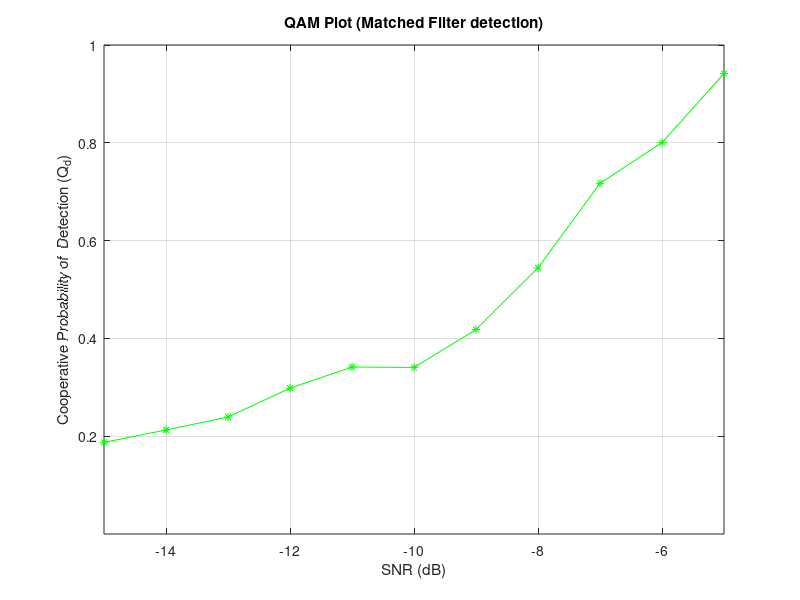
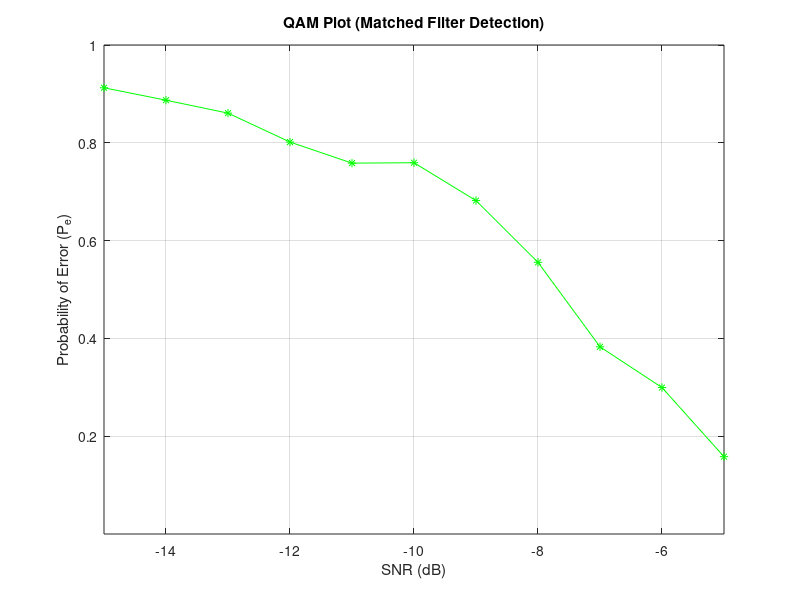

Reproduce these figures in MATLAB, in order.
%QAMg4
clc
clear all
close all

format long

N = 200;  
%snr_dB =-8; %dB
%snr = 10.^(snr_dB./10);
Pf = 0.01:0.01:1;
uc = 0.1;
%% BPSK Signal

m = 64;                                                % 64-QAM
k = log2(m);                                           % Number of bits per symbol
AmI = 0.53945;                                         % amplitude level corresponding to phi1
AmQ = 0.53945;                                         % amplitude level corresponding to phi2
L=1500;
data = round(rand(1,L));                               % Data sequence
uni2bip=2*data-1;                                      % Convert unipolar to bipolar
T=1;                                                   % Bit duration
Eb=T/2;                                                % This will result in unit amplitude waveforms
Ep = sqrt(Eb * (2^k - 1) * 1.5);                       % Peak energy value
fc=3/T;                                                % Carrier frequency
t=linspace(0,5,1500);                                  % discrete time sequence between 0 and 5*T (15000 samples)
K=length(t);                                           % Number of samples
Nsb=K/length(data);                                    % Number of samples per bit
dd=repmat(data',1,Nsb);                                % replicate each bit Nsb times
bb=repmat(uni2bip',1,Nsb); dw=dd';                     % Transpose the rows and columns
dw=dw(:)'; 

%------ Convert dw to a column vector (colum by column) and convert to a row vector
bw=bb';
bw=bw(:)';                                             % Data sequence samples
w=sqrt(Ep/2)*AmI*cos(2*pi*fc*t + pi/4) + sqrt(Ep/2)*AmQ*sin(2*pi*fc*t + pi/4);                        % carrier waveform
bpsk_w=bw.*w;                                          % modulated waveform


 %% Probabilty of double threshold
u=1000; 
Pfa = 0.1;
snr_dB =-15:1:-5; %dB
snr = 10.^(snr_dB./10);
for m=1:5
 for i =1:length(snr)
              Dcv=0;
              Dps0=0;
              Dps1 = 1;
              K = 0;
              W=5-K;
              FC_E=0;
          for j = 1:1000

%      lambda(i)=gammaincinv(1-Pf(i),u)*2; %theshold
%      Pdth(i)=marcumq(sqrt(2*snr),sqrt(lambda(i)),u);

        %-----AWGN noise with mean 0 and variance -----%
         Noise = randn(1,N); 
         vn=var(Noise);
         %-----Real valued Gaussian Primary User Signal------% 

         Signal = sqrt(snr(i)).*bpsk_w(1:200);
         vs=var(Signal);

         Recv_Sig = Signal + Noise; % Received signal at SU 1

         Energy = abs(Recv_Sig).*Signal; % Energy of received signal over N samples

         %------- Threshold-----------

         Threshold_0(i) = N*vn + qfuncinv(Pfa)*sqrt(2*N*vn^2);
         Threshold_1(i) = (1-uc)*Threshold_0(i);
         Threshold_2(i) = (1+uc)*Threshold_0(i);


         %-----Computation of Test statistic for energy detection-----%
         X(m) =sum(Energy);

         %% ------------------Conventional---------------------
           if X(m) >= Threshold_0(i)
               Dcv = Dcv +1;
           end

        %% Proposed scheme

            if X(m) <= Threshold_1(i)
               FC(m) = 0;
               Dps0 = Dps0 +1 ;
               K=K+1;
               Lf(K)=FC(m);
           elseif  X(m) >= Threshold_2(i) 
              FC(m) = 1;
              Dps1 = Dps1 + 1;
              K=K+1;
              Lf(K)=FC(m);
           else
               FC(m) = X(m);
               FC_E=FC_E+FC(m);
               if W~=0
    X_avg = FC_E/W;
    if (X_avg < Threshold_0(i))
        Lf(K+1) = 0;
    else
        Lf(K+1) = 1;
    end
               end
            end
        end      
     Pdcv(m,i) = Dcv/j;
     Pdps(m,i) = Dps1/j;
     Pfps(m,i) = Dps0/j;
     Pdps(K+1,i) = qfunc((Threshold_0(i) -N*(vn+vs))./(sqrt(2*N*(vn+vs)^2)));
  end

end


for i=1:length(snr)
     PdcvOR(i)=1-prod(1-Pdcv(:,i));
     PdpsOR(i)=1-prod(1-Pdps(:,i));
 end

plot(snr_dB,PdpsOR,'g-*');
grid on
axis([-15.001,-5,0.0001,1]);
xlabel('SNR (dB)');
ylabel('Cooperative Probability of  Detection (Q_d)');
%legend('Conventional scheme','Proposed scheme');
title('QAM Plot (Matched Filter detection)')
figure
for i=1:length(snr_dB)
    Pecv(i)=Pfa+1-PdcvOR(i);
    Peps(i)=Pfa+1-PdpsOR(i);
end
plot(snr_dB,Peps,'g-*');
grid on
xlabel('SNR (dB)');
axis([-15,-5,0.0001,1])
ylabel('Probability of Error (P_e)');
%legend('Conventional scheme','Proposed scheme');
title('QAM Plot (Matched Filter Detection)')